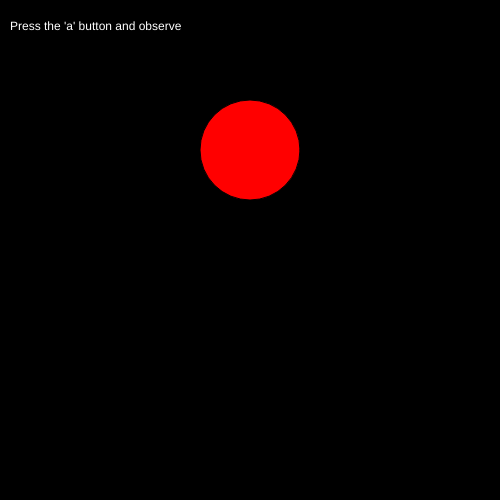
Frame 1 (no input)
Frame 60 (no input): identical to frame 1, image omitted
Frame 120 (the mouse pressed at the canvas centre since frame 60): identical to frame 1, image omitted

The p5.js sketch that drew this single still picture (run headless with seeded random() and noise() and a simulated clock; from frame 60 on, the mouse is pressed at the canvas centre):

// p5.js sketch
// ── sketch.js
function setup(){
  
  createCanvas(500,500);
  
  // initialize a, assign the value 5 to a
  a = 5;
}

function draw(){
  background(0,0,0);
  
  fill(255,255,255);
  text("Press the 'a' button and observe",10,30);
  
  // if a is equal to 5 draw a red circle
  if (a == 5)
  {
    fill(255,0,0);
    ellipse(250,150,100,100);
  }
  // else show Hello World!
  else
  {
    fill(255,255,255);
    text("Hello World!",217,155);
  }
  
}

function keyTyped()
{
  // if you press 'a' reassign
  // the value of a to 1
  if (key == 'a')
  {
    a = 1;
  }
}
